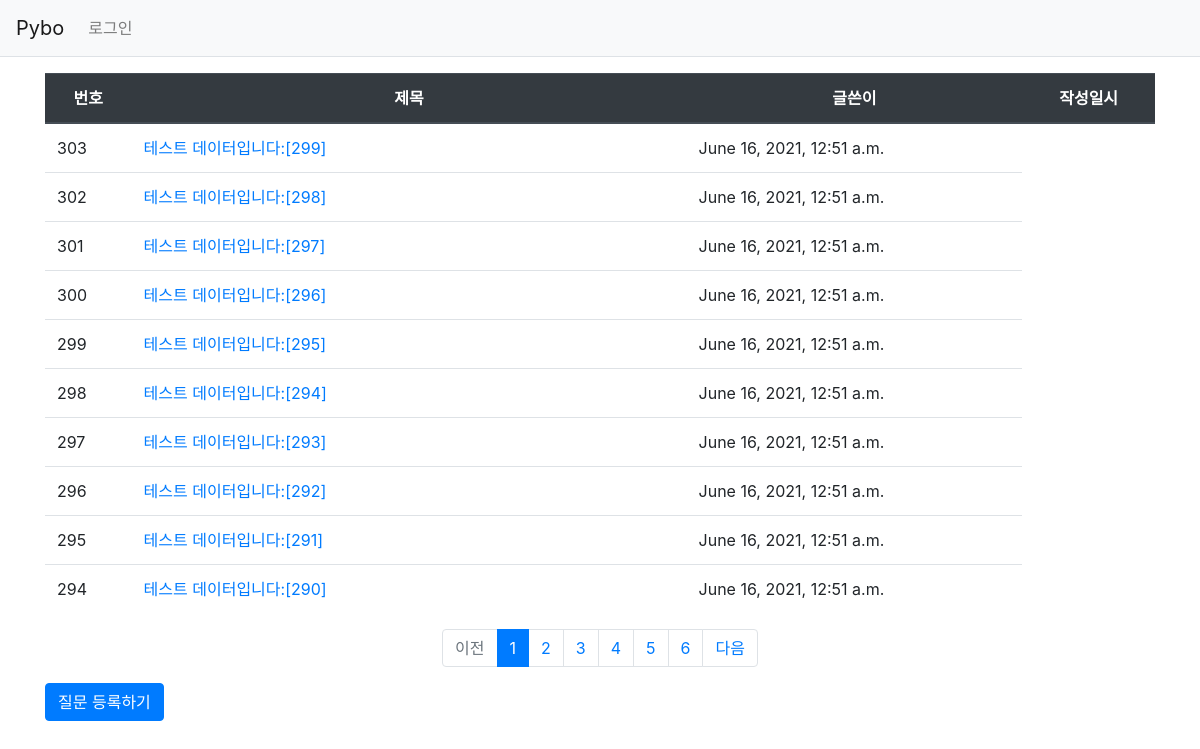
Before: / with the older database file.
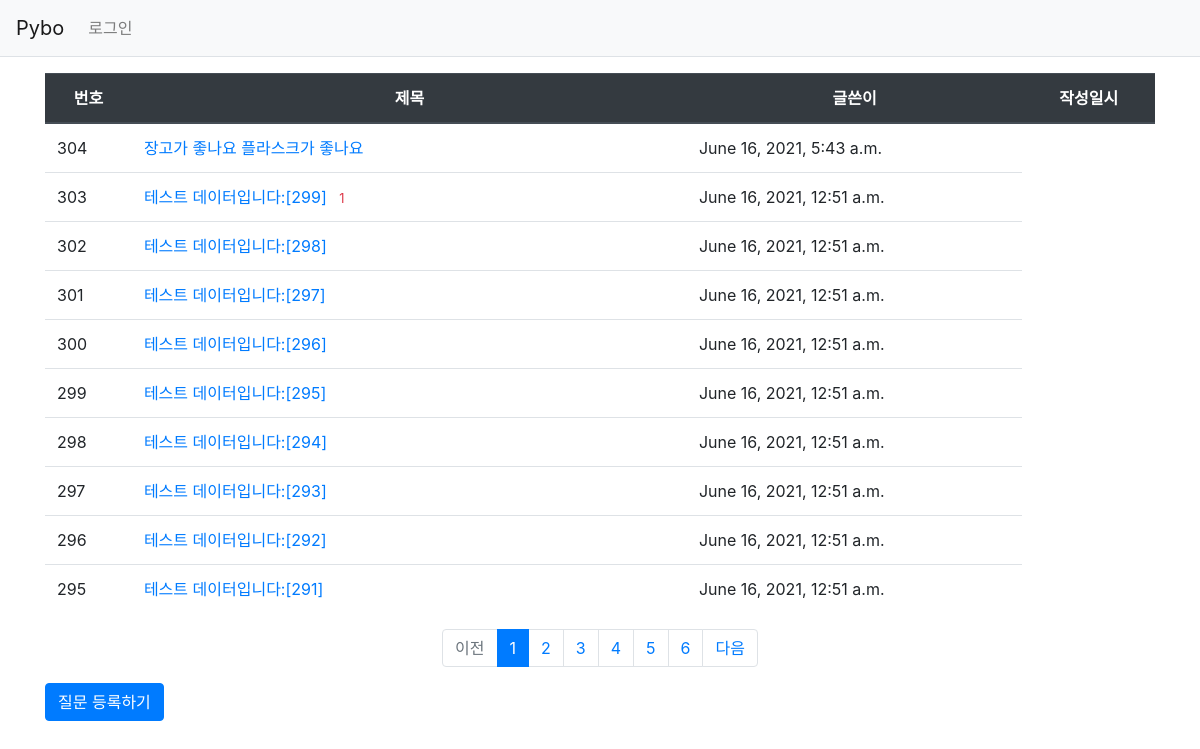
After: the same page with the newer database file.
### pybo/models.py (models this page shows, shortened)
class Question(models.Model):
    author = models.ForeignKey(User, on_delete=models.CASCADE)
    subject = models.CharField(max_length=200)
    content = models.TextField()
    create_date = models.DateTimeField()

### pybo/views.py (the view)
# urls.py: path('', views.index, name='index'),
def index(request):
    page = request.GET.get('page', '1')
    question_list = Question.objects.order_by('-create_date')
    paginator = Paginator(question_list, 10)
    page_obj = paginator.get_page(page)
    context = {'question_list' : page_obj}
    return render(request, 'pybo/question_list.html', context)

### pybo/templatetags/pybo_filter.py (called while the page is built)
@register.filter
def sub(value, arg):
    return value - arg

### templates/pybo/question_list.html (shortened to what this page needs)
{% extends 'base.html' %}
{% load pybo_filter %}
{% block content %}
<div class="container my-3">
    <table class="table">
        <thead>
            <tr class=" text-center thead-dark">
                <th>번호</th>
                <th style="width:50%">제목</th>
                <th>글쓴이</th>
                <th>작성일시</th>
            </tr>
            </thead>
            <tbody>
            {% if question_list %}
            {% for question in question_list %}
            <tr>
                <td>
                    {{ question_list.paginator.count|sub:question_list.start_index|sub:forloop.counter0|add:1 }}</td>
                <td>
                    <a href="{% url 'pybo:detail' question.id %}">{{ question.subject }}</a>
                    {% if question.answer_set.count > 0 %}
                    <span class="text-danger small ml-2">{{ question.answer_set.count }}</span>
                    {% endif %}
                </td>
                <td>{{ question.create_date }}</td>
            </tr>
            {% endfor %}
            {% else %}
            <tr>
                <td colspan="3">질문이 없습니다.</td>
            </tr>
            {% endif %}
            </tbody>
    </table>
    <ul class="pagination justify-content-center">
        {% if question_list.has_previous %}
        <li class="page-item">
            <a class="page-link" href="?page={{ question_list.previous_page_number }}">이전</a>
        </li>
        {% else %}
        <li class="page-item disabled">
            <a class="page-link" tabindex="-1" aria-disabled="true" href="#">이전</a>
        </li>
        {% endif %}
        {% for page_number in question_list.paginator.page_range %}
        {% if page_number >= question_list.number|add:-5 and page_number <= question_list.number|add:5 %}
            {% if page_number == question_list.number %}
            <li class="page-item active" aria-current="page">
                <a class="page-link" href="?page={{ page_number }}">{{ page_number }}</a>
            </li>
            {% else %}
            <li class="page-item">
                <a class="page-link" href="?page={{ page_number }}">{{ page_number }}</a>
            </li>
            {% endif %}
        {% endif %}
        {% endfor %}
        {% if question_list.has_next %}
        <li class="page-item">
            <a class="page-link" href="?page={{ question_list.next_page_number }}">다음</a>
        </li>
        {% else %}
        <li class="page-item disabled">
            <a class="page-link" tabindex="-1" aria-disabled="true" href="#">다음</a>
        </li>
        {% endif %}
    </ul>
    <a href="{% url 'pybo:question_create' %}" class="btn btn-primary">질문 등록하기</a>
</div>
{% endblock %}
<!-- {% load static %}

Changed rows visible on the page:
no longer on this page (row unchanged): Question: paginator.count|sub "294", subject "테스트 데이터입니다:[290]", create_date "June 16, 2021, 12:51 a.m."
added Question: paginator.count|sub "304", subject "장고가 좋나요 플라스크가 좋나요", create_date "June 16, 2021, 5:43 a.m."
shown differently, row unchanged: Question "테스트 데이터입니다:[299]": answer_set.count (not shown) → "1"
